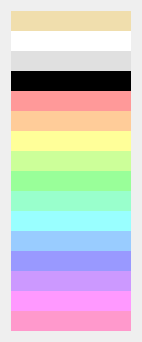
          <widget class="QWidget" name="verticalLayoutWidget">
           <property name="geometry">
            <rect>
             <x>60</x>
             <y>200</y>
             <width>122</width>
             <height>331</height>
            </rect>
           </property>
           <layout class="QVBoxLayout" name="verticalLayout_4">
            <property name="spacing">
             <number>0</number>
            </property>
            <item>
             <widget class="QWidget" name="widget_19" native="true">
              <property name="minimumSize">
               <size>
                <width>120</width>
                <height>20</height>
               </size>
              </property>
              <property name="maximumSize">
               <size>
                <width>120</width>
                <height>20</height>
               </size>
              </property>
              <property name="autoFillBackground">
               <bool>false</bool>
              </property>
              <property name="styleSheet">
               <string notr="true">background-color: rgb(240, 222, 173);</string>
              </property>
             </widget>
            </item>
            <item>
             <widget class="QWidget" name="widget_15" native="true">
              <property name="minimumSize">
               <size>
                <width>120</width>
                <height>20</height>
               </size>
              </property>
              <property name="maximumSize">
               <size>
                <width>120</width>
                <height>20</height>
               </size>
              </property>
              <property name="autoFillBackground">
               <bool>false</bool>
              </property>
              <property name="styleSheet">
               <string notr="true">background-color: rgb(255, 255, 255);</string>
              </property>
             </widget>
            </item>
            <item>
             <widget class="QWidget" name="widget_18" native="true">
              <property name="minimumSize">
               <size>
                <width>120</width>
                <height>20</height>
               </size>
              </property>
              <property name="maximumSize">
               <size>
                <width>120</width>
                <height>20</height>
               </size>
              </property>
              <property name="autoFillBackground">
               <bool>false</bool>
              </property>
              <property name="styleSheet">
               <string notr="true">background-color: rgb(224, 224, 224);</string>
              </property>
             </widget>
            </item>
            <item>
             <widget class="QWidget" name="widget_13" native="true">
              <property name="minimumSize">
               <size>
                <width>120</width>
                <height>20</height>
               </size>
              </property>
              <property name="maximumSize">
               <size>
                <width>120</width>
                <height>20</height>
               </size>
              </property>
              <property name="autoFillBackground">
               <bool>false</bool>
              </property>
              <property name="styleSheet">
               <string notr="true">background-color: rgb(0, 0, 0);</string>
              </property>
             </widget>
            </item>
            <item>
             <widget class="QWidget" name="widget_11" native="true">
              <property name="minimumSize">
               <size>
                <width>120</width>
                <height>20</height>
               </size>
              </property>
              <property name="maximumSize">
               <size>
                <width>120</width>
                <height>20</height>
               </size>
              </property>
              <property name="autoFillBackground">
               <bool>false</bool>
              </property>
              <property name="styleSheet">
               <string notr="true">background-color: rgb(255, 153, 153);</string>
              </property>
             </widget>
            </item>
            <item>
             <widget class="QWidget" name="widget_12" native="true">
              <property name="minimumSize">
               <size>
                <width>120</width>
                <height>20</height>
               </size>
              </property>
              <property name="maximumSize">
               <size>
                <width>120</width>
                <height>20</height>
               </size>
              </property>
              <property name="autoFillBackground">
               <bool>false</bool>
              </property>
              <property name="styleSheet">
               <string notr="true">background-color: rgb(255, 204, 153);</string>
              </property>
             </widget>
            </item>
            <item>
             <widget class="QWidget" name="widget_6" native="true">
              <property name="minimumSize">
               <size>
                <width>120</width>
                <height>20</height>
               </size>
              </property>
              <property name="maximumSize">
               <size>
                <width>120</width>
                <height>20</height>
               </size>
              </property>
              <property name="autoFillBackground">
               <bool>false</bool>
              </property>
              <property name="styleSheet">
               <string notr="true">background-color: rgb(255, 255, 153);</string>
              </property>
             </widget>
            </item>
            <item>
             <widget class="QWidget" name="widget_2" native="true">
              <property name="minimumSize">
               <size>
                <width>120</width>
                <height>20</height>
               </size>
              </property>
              <property name="maximumSize">
               <size>
                <width>120</width>
                <height>20</height>
               </size>
              </property>
              <property name="autoFillBackground">
               <bool>false</bool>
              </property>
              <property name="styleSheet">
               <string notr="true">background-color: rgb(204, 255, 153);</string>
              </property>
             </widget>
            </item>
            <item>
             <widget class="QWidget" name="widget_10" native="true">
              <property name="minimumSize">
               <size>
                <width>120</width>
                <height>20</height>
               </size>
              </property>
              <property name="maximumSize">
               <size>
                <width>120</width>
                <height>20</height>
               </size>
              </property>
              <property name="autoFillBackground">
               <bool>false</bool>
              </property>
              <property name="styleSheet">
               <string notr="true">background-color: rgb(153, 255, 153);</string>
              </property>
             </widget>
            </item>
            <item>
             <widget class="QWidget" name="widget_7" native="true">
              <property name="minimumSize">
               <size>
                <width>120</width>
                <height>20</height>
               </size>
              </property>
              <property name="maximumSize">
               <size>
                <width>120</width>
                <height>20</height>
               </size>
              </property>
              <property name="autoFillBackground">
               <bool>false</bool>
              </property>
              <property name="styleSheet">
               <string notr="true">background-color: rgb(153, 255, 204);</string>
              </property>
             </widget>
            </item>
            <item>
             <widget class="QWidget" name="widget_4" native="true">
              <property name="minimumSize">
               <size>
                <width>120</width>
                <height>20</height>
               </size>
              </property>
              <property name="maximumSize">
               <size>
                <width>120</width>
                <height>20</height>
               </size>
              </property>
              <property name="autoFillBackground">
               <bool>false</bool>
              </property>
              <property name="styleSheet">
               <string notr="true">background-color: rgb(153, 255, 255);</string>
              </property>
             </widget>
            </item>
            <item>
             <widget class="QWidget" name="widget_14" native="true">
              <property name="minimumSize">
               <size>
                <width>120</width>
                <height>20</height>
               </size>
              </property>
              <property name="maximumSize">
               <size>
                <width>120</width>
                <height>20</height>
               </size>
              </property>
              <property name="autoFillBackground">
               <bool>false</bool>
              </property>
              <property name="styleSheet">
               <string notr="true">background-color: rgb(153, 204, 255);</string>
              </property>
             </widget>
            </item>
            <item>
             <widget class="QWidget" name="widget_17" native="true">
              <property name="minimumSize">
               <size>
                <width>120</width>
                <height>20</height>
               </size>
              </property>
              <property name="maximumSize">
               <size>
                <width>120</width>
                <height>20</height>
               </size>
              </property>
              <property name="autoFillBackground">
               <bool>false</bool>
              </property>
              <property name="styleSheet">
               <string notr="true">background-color: rgb(153, 153, 255);</string>
              </property>
             </widget>
            </item>
            <item>
             <widget class="QWidget" name="widget_16" native="true">
              <property name="minimumSize">
               <size>
                <width>120</width>
                <height>20</height>
               </size>
              </property>
              <property name="maximumSize">
               <size>
                <width>120</width>
                <height>20</height>
               </size>
              </property>
              <property name="autoFillBackground">
               <bool>false</bool>
              </property>
              <property name="styleSheet">
               <string notr="true">background-color: rgb(204, 153, 255);</string>
              </property>
             </widget>
            </item>
            <item>
             <widget class="QWidget" name="widget_3" native="true">
              <property name="minimumSize">
               <size>
                <width>120</width>
                <height>20</height>
               </size>
              </property>
              <property name="maximumSize">
               <size>
                <width>120</width>
                <height>20</height>
               </size>
              </property>
              <property name="autoFillBackground">
               <bool>false</bool>
              </property>
              <property name="styleSheet">
               <string notr="true">background-color: rgb(255, 153, 255);</string>
              </property>
             </widget>
            </item>
            <item>
             <widget class="QWidget" name="widget_9" native="true">
              <property name="minimumSize">
               <size>
                <width>120</width>
                <height>20</height>
               </size>
              </property>
              <property name="maximumSize">
               <size>
                <width>120</width>
                <height>20</height>
               </size>
              </property>
              <property name="autoFillBackground">
               <bool>false</bool>
              </property>
              <property name="styleSheet">
               <string notr="true">background-color: rgb(255, 153, 204);</string>
              </property>
             </widget>
            </item>
            <item>
             <spacer name="verticalSpacer_2">
              <property name="orientation">
               <enum>Qt::Vertical</enum>
              </property>
              <property name="sizeHint" stdset="0">
               <size>
                <width>20</width>
                <height>40</height>
               </size>
              </property>
             </spacer>
            </item>
           </layout>
          </widget>
